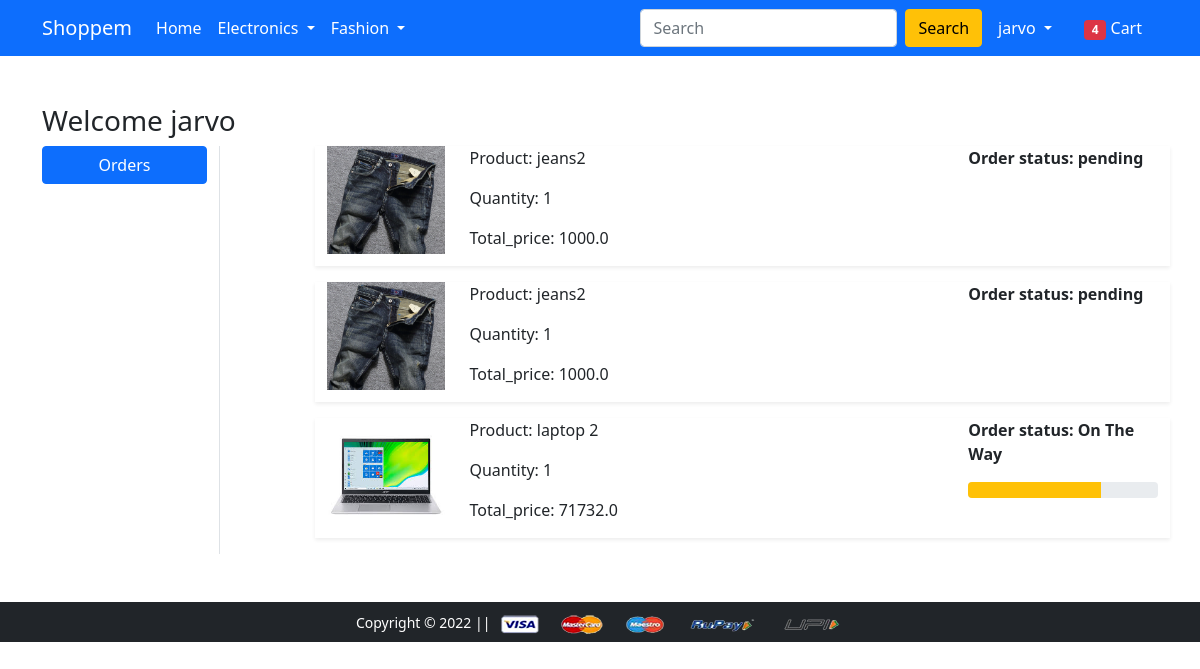
Screenshot of /orders/ (signed in) with the database file from the repository.
### app/models.py (models this page shows, shortened)
class OrderPlaced(models.Model):
    user=models.ForeignKey(User, on_delete=models.CASCADE)
    customer=models.ForeignKey(Customer, on_delete=models.CASCADE)
    product=models.ForeignKey(Product, on_delete=models.CASCADE)
    quantity=models.PositiveIntegerField(default=1)
    ordered_date=models.DateTimeField(auto_now_add=True)
    status=models.CharField(choices=status_choices, max_length=50, default="pending")
    class Meta:
        db_table="order_placed"
    @property
    def total_cost(self):
        return self.quantity*self.product.discounted_price

class Product(models.Model):
    title=models.CharField(max_length=100)
    selling_price=models.FloatField()
    discounted_price=models.FloatField()
    brand=models.CharField(max_length=100)
    description=models.TextField()
    category=models.CharField(choices=category_choices, max_length=30)
    product_image=models.ImageField(upload_to="productImages")
    class Meta:
        db_table="products"

### app/views.py (the view)
# urls.py: path('orders/', views.orders, name='orders'),
@login_required
def orders(request):
    op=OrderPlaced.objects.filter(user=request.user)
    return render(request, 'app/orders.html', {"order_placed":op})

### app/templates/app/orders.html (shortened to what this page needs)
{% extends 'app/base.html' %}
{% load static %}
{% block main-content %}
<div class="container my-5">
 <div class="row">
 <h3>Welcome {{request.user}}</h3>
  <div class="col-sm-2 border-end">
   <ul class="list-unstyled">
    <li class="d-grid"><a href="{% url 'orders' %}" class="btn btn-primary">Orders</a></li>
   </ul>
  </div>
  <div class="col-sm-9 offset-sm-1">
    {% for op in order_placed %}
    <div class="row shadow-sm mb-3">
    <div class="col-sm-2">
        <img src="{{op.product.product_image.url}}" class="img-fluid" height="150" width="150" alt="">
    </div>
    <div class="col-sm-7">
        <p>Product: {{op.product.title}}</p>
        <p>Quantity: {{op.quantity}}</p>
        <p>Total_price: {{op.total_cost}}</p>
    </div>
    <div class="col-sm-3 fw-bold">
        <p>Order status: {{op.status}}</p>
        {% if op.status == "On The Way" %}
        <div class="progress">
            <div class="progress-bar bg-warning" role="progressbar" style="width:70%" area-valuenow="70" area-valuemin="0" area-valuemax="100"></div>
        </div>
        {% endif %}
    </div>
</div>
{% endfor %}
  </div>
 </div>
</div>
{% endblock main-content %}

### app/templates/app/base.html (shortened to what this page needs)
<!doctype html>
{% load static %}
<html lang="en">
  <head>
    <link href="https://cdn.jsdelivr.net/npm/bootstrap@5.0.0-beta1/dist/css/bootstrap.min.css" rel="stylesheet">
    <link rel="stylesheet" href="{% static 'app/css/owl.carousel.min.css' %}">
    <link rel="stylesheet" href="{% static 'app/css/all.min.css' %}">
    <link rel="stylesheet" href="{% static 'app/css/style.css' %}">
  </head>
  <body>
    <nav class="navbar navbar-expand-lg navbar-dark bg-primary">
     <div class="container">
       <a class="navbar-brand" href="/">Shoppem</a>
       <div class="collapse navbar-collapse" id="navbarSupportedContent">
         <ul class="navbar-nav me-auto mb-2 mb-lg-0">
           <li class="nav-item">
             <a class="nav-link active" aria-current="page" href="/">Home</a>
           </li>
           <li class="nav-item dropdown">
             <a class="nav-link dropdown-toggle text-white" href="#" id="electronicsDropdown" role="button" data-bs-toggle="dropdown" aria-expanded="false">
               Electronics
             </a>
           </li>
           <li class="nav-item dropdown">
             <a class="nav-link dropdown-toggle text-white" href="#" id="fashionDropdown" role="button" data-bs-toggle="dropdown" aria-expanded="false">
               Fashion
             </a>
           </li>
         </ul>
         <form class="d-flex">
           <input class="form-control me-2" type="search" placeholder="Search" aria-label="Search">
           <button class="btn btn-warning" type="submit">Search</button>
         </form>
         <div>
          <ul class="navbar-nav me-auto mb-2 mb-lg-0">
            {% if request.user.is_authenticated %}
           <li class="nav-item dropdown mx-2">
              <a class="nav-link dropdown-toggle text-white" href="#" id="profileDropdown" role="button" data-bs-toggle="dropdown" aria-expanded="false">
                {{request.user}}
              </a>
            </li>
            <li class="nav-item mx-2">
             <a href="{% url 'showcart' %}" class="nav-link text-white"><span class="badge bg-danger">4</span> Cart </a>
            </li>
            {% endif %}
          </ul>
         </div>
       </div>
     </div>
    </nav>
    {% block main-content %} {% endblock main-content %}
    <footer class="container-fluid bg-dark text-center p-2 mt-5">
        <small class="text-white">Copyright &copy; 2022 || </small>
        <img src="{% static 'app/images/payment.png' %}" alt="" srcset="" class="img-fluid" height="2px">
    </footer>
  </body>
</html>

### rows the page displays
OrderPlaced: product.product_image (picture), product "jeans2", quantity "1", total_cost "1000.0", status "pending"
OrderPlaced: product.product_image (picture), product "jeans2", quantity "1", total_cost "1000.0", status "pending"
OrderPlaced: product.product_image (picture), product "laptop 2", quantity "1", total_cost "71732.0", status "On The Way"

### other values shown
{{ request.user }} "jarvo"
